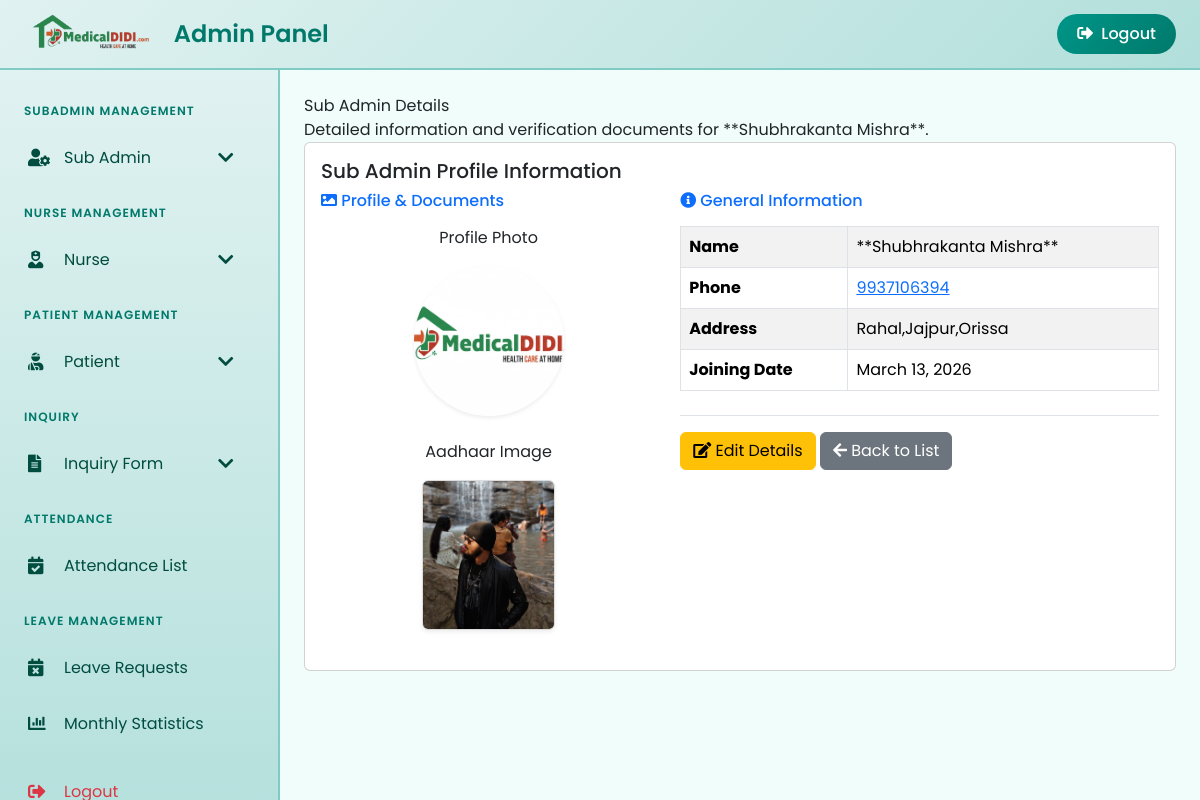
Screenshot of /sub-admin-view/2/ with the database file from the repository.
### app/models.py (models this page shows, shortened)
class SubAdmin(models.Model):
    name = models.CharField(max_length=200)
    phone = models.CharField(max_length=20, unique=True)
    address = models.TextField()
    aadhaar_image = models.ImageField(upload_to='aadhaar/')
    profile_photo = models.ImageField(upload_to='profile/')
    joining_date = models.DateField()
    password = models.CharField(max_length=200)

### app/views.py (the view)
# urls.py: path('sub-admin-view/<int:id>/', views.sub_admin_view, name='sub_admin_view'),
def sub_admin_view(request, id):
    subadmin = get_object_or_404(SubAdmin, id=id)
    return render(request, 'admin/subadmin_view.html', {'subadmin': subadmin})

### templates/admin/subadmin_view.html (shortened to what this page needs)
{% extends "admin/admin_dashboard.html" %}
{% load static %}
{% block content %}
<div class="app-main">
    <div class="app-main__outer">
        <div class="app-main__inner">
            <div class="app-page-title">
                <div class="page-title-wrapper">
                    <div class="page-title-heading">
                        <div>
                            Sub Admin Details
                            <div class="page-title-subheading">Detailed information and verification documents for **{{ subadmin.name|default:"N/A" }}**.</div>
                        </div>
                    </div>
                </div>
            </div>
            <div class="main-card mb-3 card">
                <div class="card-body">
                    <h5 class="card-title">Sub Admin Profile Information</h5>
                    <div class="row">
                        <div class="col-md-5 border-right">
                            <h6 class="mb-3 text-primary"><i class="fas fa-image"></i> Profile & Documents</h6>
                            <div class="text-center mb-4">
                                <p class="font-weight-bold">Profile Photo</p>
                                {% if subadmin.profile_photo %}
                                    <a href="{{ subadmin.profile_photo.url }}" target="_blank">
                                        <img src="{{ subadmin.profile_photo.url }}"
                                            alt="Profile Photo"
                                            class="img-fluid rounded-circle shadow-sm"
                                            style="width:150px; height:150px; object-fit:cover;">
                                    </a>
                                {% else %}
                                    <i class="fas fa-user-circle fa-5x text-muted mb-3"></i>
                                    <p class="text-danger">Not Available</p>
                                {% endif %}
                            </div>
                            <div class="text-center mb-4">
                                <p class="font-weight-bold">Aadhaar Image</p>
                                {% if subadmin.aadhaar_image %}
                                    <a href="{{ subadmin.aadhaar_image.url }}" target="_blank">
                                        <img src="{{ subadmin.aadhaar_image.url }}"
                                            alt="Aadhaar Document"
                                            class="img-fluid rounded shadow-sm"
                                            style="max-height:150px; width: auto; object-fit:contain; border: 1px solid #ddd;">
                                    </a>
                                {% else %}
                                    <i class="fas fa-id-card fa-5x text-muted mb-3"></i>
                                    <p class="text-danger">Not Available</p>
                                {% endif %}
                            </div>
                        </div>
                        <div class="col-md-7">
                            <h6 class="mb-3 text-primary"><i class="fas fa-info-circle"></i> General Information</h6>
                            <table class="table table-striped table-bordered detail-table">
                                <tbody>
                                    <tr>
                                        <th style="width: 35%;">Name</th>
                                        <td>**{{ subadmin.name|default:"N/A" }}**</td>
                                    </tr>
                                    <tr>
                                        <th>Phone</th>
                                        <td><a href="tel:{{ subadmin.phone }}">{{ subadmin.phone|default:"N/A" }}</a></td>
                                    </tr>
                                    <tr>
                                        <th>Address</th>
                                        <td>{{ subadmin.address|default:"N/A" }}</td>
                                    </tr>
                                    <tr>
                                        <th>Joining Date</th>
                                        <td>{{ subadmin.joining_date|date:"F d, Y"|default:"N/A" }}</td>
                                    </tr>
                                </tbody>
                            </table>
                            <div class="mt-4 pt-3 border-top">
                                <a href="{% url 'sub_admin_edit' subadmin.id %}" class="btn btn-warning mr-2">
                                    <i class="fas fa-edit"></i> Edit Details
                                </a>
                                <a href="{% url 'sub_admin_list' %}" class="btn btn-secondary">
                                    <i class="fas fa-arrow-left"></i> Back to List
                                </a>
                            </div>
                        </div>
                    </div>
                </div>
            </div>
        </div>
    </div>
</div>
<link rel="stylesheet" href="https://cdnjs.cloudflare.com/ajax/libs/font-awesome/5.15.3/css/all.min.css">
{% endblock content %}

### templates/admin/admin_dashboard.html (style rules this page uses)
:root { --primary-teal: #009688; --dark-teal: #00796b; --light-teal: #e0f2f1; --soft-teal: #f0fdfa; --hover-teal: #b2dfdb; --sidebar-width: 280px; }
* { margin: 0; padding: 0; box-sizing: border-box; }
body { font-family: 'Poppins', sans-serif; background-color: var(--soft-teal); overflow-x: hidden; }

### rows the page displays
SubAdmin: name "Shubhrakanta Mishra", profile_photo (picture), aadhaar_image (picture), phone "9937106394", address "Rahal,Jajpur,Orissa", joining_date "March 13, 2026"
